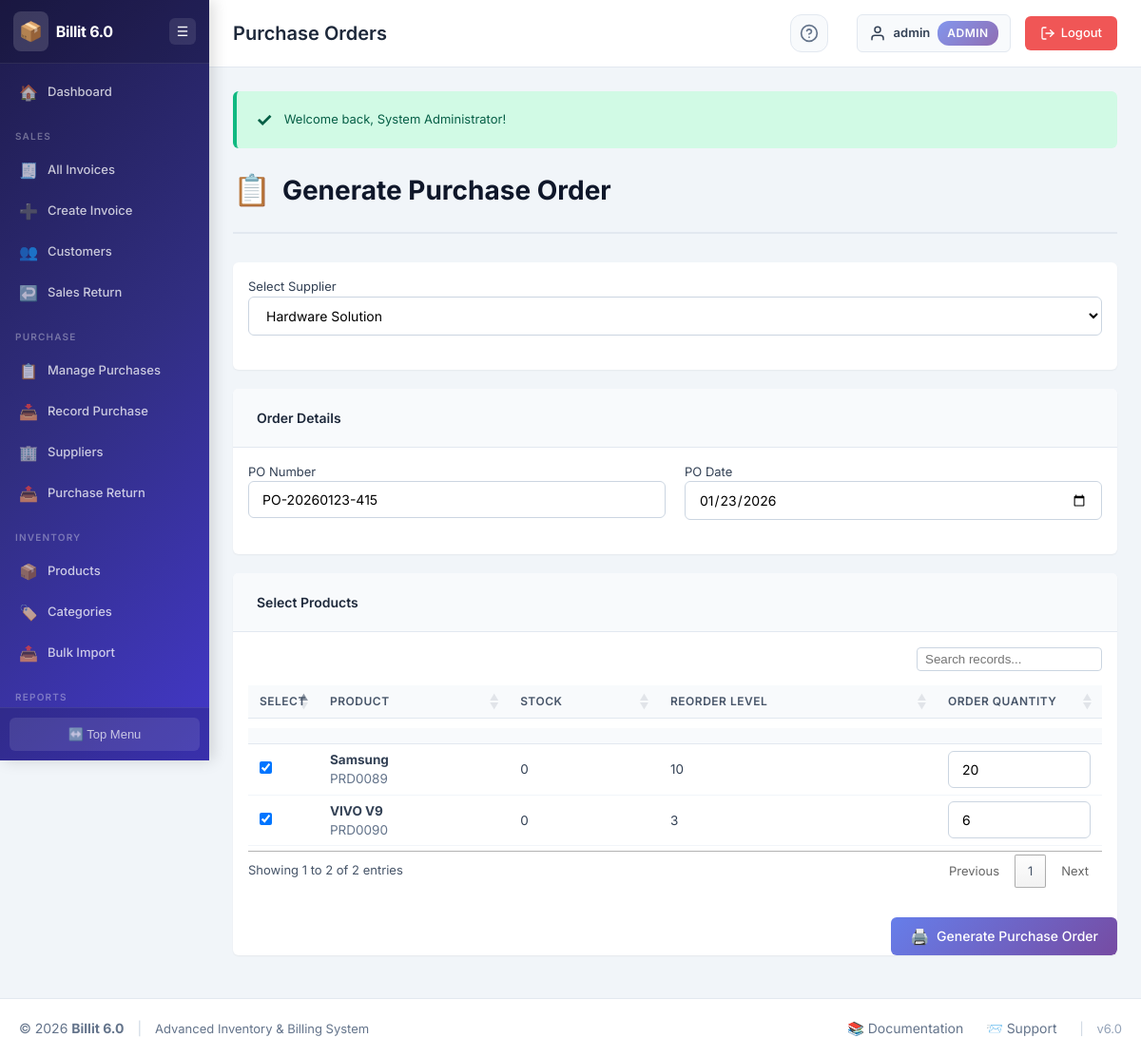
Page /reports/purchase_order.php?supplier_id=1 (signed in) on the committed database.
### tables this page shows
CREATE TABLE `products` (
  `product_id` int(11) NOT NULL,
  `product_code` varchar(50) NOT NULL,
  `product_name` varchar(200) NOT NULL,
  `hsn_code` varchar(20) DEFAULT NULL,
  `description` text DEFAULT NULL,
  `category_id` int(11) NOT NULL,
  `supplier_id` int(11) DEFAULT NULL,
  `unit_price` decimal(10,2) NOT NULL DEFAULT 0.00,
  `gst_rate` decimal(5,2) NOT NULL DEFAULT 18.00,
  `quantity_in_stock` int(11) NOT NULL DEFAULT 0,
  `reorder_level` int(11) NOT NULL DEFAULT 10,
  `unit_of_measure` varchar(20) DEFAULT 'pcs',
  `tracking_type` enum('none','batch','serial') NOT NULL DEFAULT 'none',
  `status` enum('active','inactive','discontinued') NOT NULL DEFAULT 'active',
  `created_at` timestamp NOT NULL DEFAULT current_timestamp(),
  `updated_at` timestamp NOT NULL DEFAULT current_timestamp() ON UPDATE current_timestamp()
);

### reports/purchase_order.php (the view, shortened to what this page needs)
<?php
require_once '../config/config.php';
require_once '../includes/functions.php';
    ?>
    <?php
require_once '../includes/header.php';
$suppliers = db_fetch_all($connection, "SELECT * FROM suppliers WHERE status = 'active' ORDER BY supplier_name");
$supplier_id = isset($_GET['supplier_id']) ? $_GET['supplier_id'] : '';
$products = [];
if (!empty($supplier_id)) {
    $products = db_fetch_all($connection, "SELECT * FROM products WHERE supplier_id = '$supplier_id' AND status != 'discontinued' ORDER BY product_name");
}
$po_number = "PO-" . date('Ymd') . "-" . rand(100, 999);
?>
<div class="page-header">
    <div>
        <h2 class="page-title">
            <span class="page-icon">📋</span>
            Generate Purchase Order
        </h2>
    </div>
</div>
<div class="card mb-20">
    <div class="card-body">
        <form method="GET">
            <div class="form-group">
                <label>Select Supplier</label>
                <select name="supplier_id" class="form-control" onchange="this.form.submit()">
                    <?php foreach ($suppliers as $s): ?>
                        <option value="<?php echo $s['supplier_id']; ?>" <?php echo $supplier_id == $s['supplier_id'] ? 'selected' : ''; ?>>
                            <?php echo escape_html($s['supplier_name']); ?>
                        </option>
                    <?php endforeach; ?>
                </select>
            </div>
        </form>
    </div>
</div>
<?php if (!empty($supplier_id) && count($products) > 0): ?>
<form method="POST" action="" target="_blank">
    <div class="card mb-20">
        <div class="card-header">
            <h3 class="card-title">Order Details</h3>
        </div>
        <div class="card-body">
            <div class="form-row">
                <div class="form-group col-md-6">
                    <label>PO Number</label>
                    <input type="text" name="po_number" class="form-control" value="<?php echo $po_number; ?>" required>
                </div>
                <div class="form-group col-md-6">
                    <label>PO Date</label>
                    <input type="date" name="po_date" class="form-control" value="<?php echo date('Y-m-d'); ?>" required>
                </div>
            </div>
        </div>
    </div>
    <div class="card mb-20">
        <div class="card-header">
            <h3 class="card-title">Select Products</h3>
        </div>
        <div class="card-body p-0">
            <table class="data-table mb-0">
                <thead>
                    <tr>
                        <th width="50">Select</th>
                        <th>Product</th>
                        <th>Stock</th>
                        <th>Reorder Level</th>
                        <th width="150">Order Quantity</th>
                    </tr>
                </thead>
                <tbody>
                    <?php foreach ($products as $p):
                        $is_low = $p['quantity_in_stock'] <= $p['reorder_level'];
                        $suggested = $is_low ? ($p['reorder_level'] * 2) - $p['quantity_in_stock'] : 0;
                    ?>
                    <tr class="<?php echo $is_low ? 'bg-red-50' : ''; ?>">
                        <td>
                            <input type="checkbox" name="select_<?php echo $p['product_id']; ?>"
                                   onchange="toggleQty(this, 'qty_<?php echo $p['product_id']; ?>')"
                                   <?php echo $is_low ? 'checked' : ''; ?>>
                        </td>
                        <td>
                            <strong><?php echo escape_html($p['product_name']); ?></strong><br>
                            <span class="text-sm text-muted"><?php echo $p['product_code']; ?></span>
                        </td>
                        <td class="<?php echo $is_low ? 'text-danger font-bold' : ''; ?>">
                            <?php echo $p['quantity_in_stock']; ?>
                        </td>
                        <td><?php echo $p['reorder_level']; ?></td>
                        <td>
                            <input type="number" name="items[<?php echo $p['product_id']; ?>]"
                                   id="qty_<?php echo $p['product_id']; ?>"
                                   class="form-control form-control-sm"
                                   value="<?php echo $suggested > 0 ? $suggested : 0; ?>"
                                   min="0"
                                   <?php echo $is_low ? '' : 'disabled'; ?>>
                        </td>
                    </tr>
                    <?php endforeach; ?>
                </tbody>
            </table>
        </div>
        <div class="card-footer text-right">
            <button type="submit" name="generate_po" class="btn btn-primary">
                <span class="btn-icon">🖨️</span> Generate Purchase Order
            </button>
        </div>
    </div>
</form>
<?php endif; ?>
<?php require_once '../includes/footer.php'; ?>

### assets/css/style.css (style rules this page uses)
* { margin: 0; padding: 0; box-sizing: border-box; }
:root { --primary-color: #4f46e5; --primary-dark: #4338ca; --primary-light: #6366f1; --secondary-color: #64748b; --success-color: #10b981; --warning-color: #f59e0b; --danger-color: #ef4444; --info-color: #06b6d4; --gray-50: #f8fafc; --gray-100: #f1f5f9; --gray-200: #e2e8f0; --gray-300: #cbd5e1; --gray-400: #94a3b8; --gray-500: #64748b; --gray-600: #475569; --gray-700: #334155; --gray-800: #1e293b; --gray-900: #0f172a; --header-height: 56px; --footer-height: 48px; --sidebar-width: 220px; --sidebar-collapsed-width: 60px; --border-radius: 6px; --box-shadow: 0 1px 2px 0 rgba(0, 0, 0, 0.05); --box-shadow-lg: 0 4px 6px -1px rgba(0, 0, 0, 0.1), 0 2px 4px -1px rgba(0, 0, 0, 0.06); --font-family: 'Inter', -apple-system, BlinkMacSystemFont, 'Segoe UI', Roboto, sans-serif; }
body { font-family: var(--font-family); font-size: 13px; line-height: 1.5; color: var(--gray-700); background-color: #f1f5f9; min-height: 100vh; display: flex; flex-direction: column; }
.page-header { display: flex; justify-content: space-between; align-items: center; margin-bottom: 30px; padding-bottom: 20px; border-bottom: 2px solid var(--gray-200); }
.page-title { font-size: 28px; font-weight: 700; color: var(--gray-900); display: flex; align-items: center; gap: 12px; }
.page-icon { font-size: 32px; }
.card { background: white; border-radius: var(--border-radius); box-shadow: var(--box-shadow); margin-bottom: 25px; overflow: hidden; }
.card-header { padding: 20px 25px; background: var(--gray-50); border-bottom: 1px solid var(--gray-200); display: flex; justify-content: space-between; align-items: center; }
.card-title { font-size: 14px; font-weight: 600; color: var(--gray-800); }
.card-body { padding: 16px; }
.form-row { display: grid; grid-template-columns: repeat(auto-fit, minmax(200px, 1fr)); gap: 20px; margin-bottom: 0; }
.form-group { margin-bottom: 20px; }
.form-group.col-md-6 { grid-column: span 1; }
@media (min-width: 768px) { .form-row { grid-template-columns: repeat(12, 1fr); } }
@media (min-width: 768px) { .form-group.col-md-6 { grid-column: span 6; } }
.form-control { width: 100%; padding: 10px 14px; border: 1px solid var(--gray-300); border-radius: 6px; font-size: 14px; font-family: var(--font-family); transition: all 0.2s ease; background: white; }
.form-control::placeholder { color: var(--gray-400); }
select.form-control { cursor: pointer; }
.btn { display: inline-flex; align-items: center; gap: 8px; padding: 10px 20px; border: none; border-radius: 6px; font-size: 14px; font-weight: 500; font-family: var(--font-family); cursor: pointer; text-decoration: none; transition: all 0.3s ease; white-space: nowrap; }
.btn-icon { font-size: 16px; }
.btn-primary { background: linear-gradient(135deg, #667eea 0%, #764ba2 100%); color: white; }
.data-table { width: 100%; border-collapse: collapse; font-size: 14px; }
.data-table thead { background: var(--gray-100); }
.data-table th { padding: 12px 15px; text-align: left; font-weight: 600; color: var(--gray-700); border-bottom: 2px solid var(--gray-300); white-space: nowrap; }
.data-table td { padding: 12px 15px; border-bottom: 1px solid var(--gray-200); }
.data-table tbody tr { transition: background 0.2s ease; }
.text-muted { color: var(--gray-500); }
.mb-20 { margin-bottom: 20px; }
.text-right { text-align: right; }

### includes/header.php (style rules this page uses)
table.dataTable { width: 100% !important; margin-top: 5px !important; margin-bottom: 5px !important; border-collapse: collapse !important; }
table.dataTable thead th { background-color: #f8fafc; border-bottom: 1px solid #e2e8f0 !important; font-size: 12px; font-weight: 600; text-transform: uppercase; letter-spacing: 0.5px; color: #475569; padding: 8px 12px !important; vertical-align: middle; }
table.dataTable tbody td { padding: 6px 12px !important; font-size: 13.5px; border-bottom: 1px solid #f1f5f9; color: #334155; vertical-align: middle; }

### reports/purchase_order.php (style rules this page uses)
.bg-red-50 { background-color: #fef2f2; }

### rows in the picture
products: reorder_level "☑", product_name "Samsung", product_code "PRD0089", quantity_in_stock "0", reorder_level "10", quantity_in_stock+reorder_level "20"
products: reorder_level "☑", product_name "VIVO V9", product_code "PRD0090", quantity_in_stock "0", reorder_level "3", quantity_in_stock+reorder_level "6"

### other values in the picture
APP_NAME "Billit 6.0"
$page_title "Purchase Orders"
escape_html($current_user) "admin"
$current_role "ADMIN"
$message "Welcome back, System Administrator!"
APP_VERSION "6.0"
form field supplier_id "Hardware Solution"
